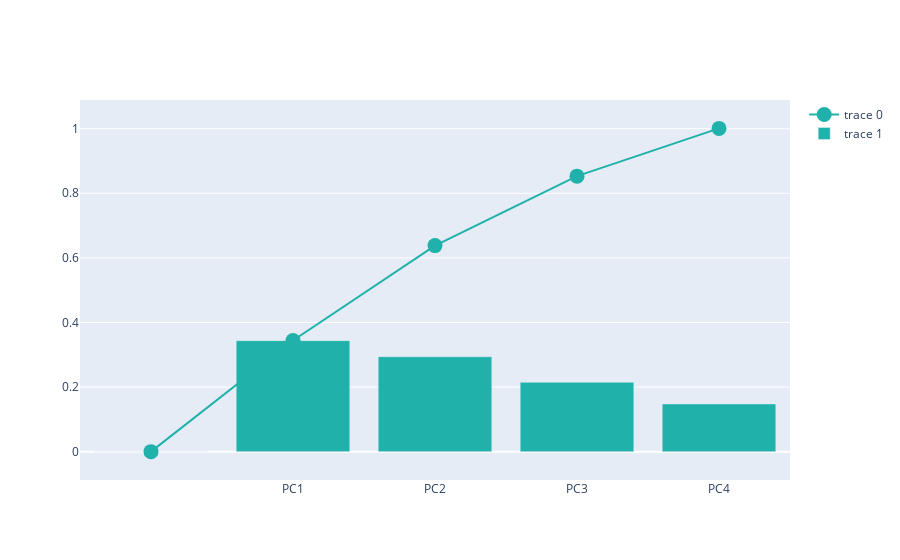

The code cell stored with this chart in its notebook:
### Code cell
import plotly.graph_objects as go
fig=go.Figure()
fig.add_trace(
    go.Scatter(
        x= df_explained_variance['PC'],
        y= df_explained_variance['Cumulative Variance'],
        marker=dict(size=15, color="lightSeaGreen")
    ))
fig.add_trace(
    go.Bar(
        x = df_explained_variance['PC'],
        y = df_explained_variance['Explained Variance'],
        marker=dict(color="lightSeaGreen")
    ))
fig.show()

### Figure 1 — Plotly figure (JSON) as saved in the notebook; plotly's stock layout.template omitted (floating-point values rounded to 4 significant figures)
{"data": [{"marker": {"color": "lightSeaGreen", "size": 15}, "type": "scatter", "x": ["", "PC1", "PC2", "PC3", "PC4"], "y": [0, 0.344, 0.638, 0.853, 1.001]}, {"marker": {"color": "lightSeaGreen"}, "type": "bar", "x": ["", "PC1", "PC2", "PC3", "PC4"], "y": [0, 0.3437, 0.2939, 0.2147, 0.1477]}], "layout": {"autosize": true, "xaxis": {"autorange": true, "range": [-0.5, 4.5], "type": "category"}, "yaxis": {"autorange": true, "range": [-0.1284, 1.129], "type": "linear"}}}
